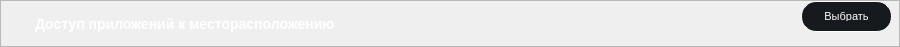
      <widget class="QFrame" name="frame_ApplicationAccessToLocation">
       <property name="geometry">
        <rect>
         <x>10</x>
         <y>1780</y>
         <width>900</width>
         <height>45</height>
        </rect>
       </property>
       <property name="minimumSize">
        <size>
         <width>900</width>
         <height>0</height>
        </size>
       </property>
       <property name="maximumSize">
        <size>
         <width>900</width>
         <height>46</height>
        </size>
       </property>
       <property name="styleSheet">
        <string notr="true">
/* styles.qss */

#frame_ApplicationAccessToLocation {
    background-color: #161A1E;
    border-radius: 15px; /* Установите значение по вашему усмотрению для достижения овальной формы */
}
</string>
       </property>
       <property name="frameShape">
        <enum>QFrame::StyledPanel</enum>
       </property>
       <property name="frameShadow">
        <enum>QFrame::Raised</enum>
       </property>
       <layout class="QHBoxLayout" name="horizontalLayout_35">
        <property name="spacing">
         <number>0</number>
        </property>
        <property name="leftMargin">
         <number>0</number>
        </property>
        <property name="topMargin">
         <number>0</number>
        </property>
        <property name="rightMargin">
         <number>0</number>
        </property>
        <property name="bottomMargin">
         <number>0</number>
        </property>
        <item>
         <widget class="QFrame" name="frame_34">
          <property name="minimumSize">
           <size>
            <width>0</width>
            <height>45</height>
           </size>
          </property>
          <property name="styleSheet">
           <string notr="true">background-color: transparent;</string>
          </property>
          <property name="frameShape">
           <enum>QFrame::StyledPanel</enum>
          </property>
          <property name="frameShadow">
           <enum>QFrame::Raised</enum>
          </property>
          <widget class="QPushButton" name="pushApplicationAccessToLocation">
           <property name="geometry">
            <rect>
             <x>800</x>
             <y>0</y>
             <width>91</width>
             <height>31</height>
            </rect>
           </property>
           <property name="minimumSize">
            <size>
             <width>91</width>
             <height>31</height>
            </size>
           </property>
           <property name="maximumSize">
            <size>
             <width>91</width>
             <height>31</height>
            </size>
           </property>
           <property name="styleSheet">
            <string notr="true">/* styles.qss */

QPushButton {
    background-color: #161A1E;
    border-radius: 15px;
    color: white; /* Установите цвет текста */
    font-size: 11px; /* Установите размер шрифта */
    padding: 10px 20px; /* Установите отступы */
    border: 1px solid white; /* Уменьшаем толщину обводки до 1 пикселя */
}

QPushButton:hover {
    background-color: #2C3236;
    transition: background-color 0.3s ease;
}
</string>
           </property>
           <property name="text">
            <string>Выбрать</string>
           </property>
          </widget>
          <widget class="QLabel" name="labelApplicationAccessToLocation">
           <property name="geometry">
            <rect>
             <x>750</x>
             <y>10</y>
             <width>81</width>
             <height>30</height>
            </rect>
           </property>
           <property name="sizePolicy">
            <sizepolicy hsizetype="Preferred" vsizetype="Preferred">
             <horstretch>70</horstretch>
             <verstretch>30</verstretch>
            </sizepolicy>
           </property>
           <property name="minimumSize">
            <size>
             <width>70</width>
             <height>30</height>
            </size>
           </property>
           <property name="styleSheet">
            <string notr="true">color: white; /* Установите цвет текста в белый */
font-size: 14px; /* Установите размер шрифта в 14 пикселей */
font-family: &quot;Times New Roman&quot;; /* Установите тип шрифта по вашему выбору */
font-weight: bold; /* Установите жирность шрифта (если нужно) */
margin-top: 5px; /* Опустить текст на 10 пикселей вниз */</string>
           </property>
           <property name="text">
            <string/>
           </property>
          </widget>
          <widget class="QLabel" name="labelTextApplicationAccessToLocation">
           <property name="geometry">
            <rect>
             <x>30</x>
             <y>10</y>
             <width>511</width>
             <height>21</height>
            </rect>
           </property>
           <property name="styleSheet">
            <string notr="true">/* styles.qss */

QLabel {
    color: white; /* Установите цвет текста в белый */
    font-size: 14px; /* Установите размер шрифта в 14 пикселей */
    font-family: &quot;Times New Roman&quot;; /* Установите тип шрифта по вашему выбору */
    font-weight: bold; /* Установите жирность шрифта (если нужно) */
    margin-top: 5px; /* Опустить текст на 10 пикселей вниз */
}
</string>
           </property>
           <property name="text">
            <string>Доступ приложений к месторасположению</string>
           </property>
          </widget>
         </widget>
        </item>
       </layout>
      </widget>
